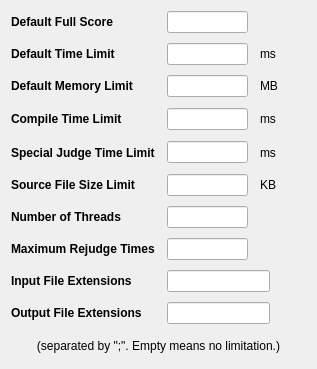
<?xml version="1.0" encoding="UTF-8"?>
<ui version="4.0">
 <class>GeneralSettings</class>
 <widget class="QWidget" name="GeneralSettings">
  <property name="geometry">
   <rect>
    <x>0</x>
    <y>0</y>
    <width>317</width>
    <height>369</height>
   </rect>
  </property>
  <property name="windowTitle">
   <string>Form</string>
  </property>
  <layout class="QGridLayout" name="gridLayout">
   <property name="horizontalSpacing">
    <number>12</number>
   </property>
   <property name="verticalSpacing">
    <number>10</number>
   </property>
   <item row="6" column="1">
    <layout class="QHBoxLayout" name="horizontalLayout_10">
     <property name="spacing">
      <number>12</number>
     </property>
     <item>
      <widget class="QLineEdit" name="numberOfThreads">
       <property name="minimumSize">
        <size>
         <width>81</width>
         <height>0</height>
        </size>
       </property>
       <property name="maximumSize">
        <size>
         <width>81</width>
         <height>16777215</height>
        </size>
       </property>
      </widget>
     </item>
     <item>
      <spacer name="horizontalSpacer_8">
       <property name="orientation">
        <enum>Qt::Horizontal</enum>
       </property>
       <property name="sizeHint" stdset="0">
        <size>
         <width>201</width>
         <height>20</height>
        </size>
       </property>
      </spacer>
     </item>
    </layout>
   </item>
   <item row="8" column="1">
    <layout class="QHBoxLayout" name="horizontalLayout_7">
     <item>
      <widget class="QLineEdit" name="inputFileExtensions"/>
     </item>
     <item>
      <spacer name="horizontalSpacer_2">
       <property name="orientation">
        <enum>Qt::Horizontal</enum>
       </property>
       <property name="sizeHint" stdset="0">
        <size>
         <width>40</width>
         <height>20</height>
        </size>
       </property>
      </spacer>
     </item>
    </layout>
   </item>
   <item row="8" column="0">
    <widget class="QLabel" name="label_10">
     <property name="styleSheet">
      <string notr="true">font-size:9pt;font-weight:bold;</string>
     </property>
     <property name="text">
      <string>Input File Extensions</string>
     </property>
    </widget>
   </item>
   <item row="9" column="0">
    <widget class="QLabel" name="label_12">
     <property name="styleSheet">
      <string notr="true">font-size:9pt;font-weight:bold;</string>
     </property>
     <property name="text">
      <string>Output File Extensions</string>
     </property>
    </widget>
   </item>
   <item row="9" column="1">
    <layout class="QHBoxLayout" name="horizontalLayout">
     <item>
      <widget class="QLineEdit" name="outputFileExtensions"/>
     </item>
     <item>
      <spacer name="horizontalSpacer_9">
       <property name="orientation">
        <enum>Qt::Horizontal</enum>
       </property>
       <property name="sizeHint" stdset="0">
        <size>
         <width>40</width>
         <height>20</height>
        </size>
       </property>
      </spacer>
     </item>
    </layout>
   </item>
   <item row="0" column="0">
    <widget class="QLabel" name="label">
     <property name="sizePolicy">
      <sizepolicy hsizetype="Fixed" vsizetype="Fixed">
       <horstretch>0</horstretch>
       <verstretch>0</verstretch>
      </sizepolicy>
     </property>
     <property name="styleSheet">
      <string notr="true">font-size:9pt;font-weight:bold;</string>
     </property>
     <property name="text">
      <string>Default Full Score</string>
     </property>
    </widget>
   </item>
   <item row="0" column="1">
    <layout class="QHBoxLayout" name="horizontalLayout_2">
     <item>
      <widget class="QLineEdit" name="defaultFullScore">
       <property name="sizePolicy">
        <sizepolicy hsizetype="Fixed" vsizetype="Fixed">
         <horstretch>0</horstretch>
         <verstretch>0</verstretch>
        </sizepolicy>
       </property>
       <property name="minimumSize">
        <size>
         <width>81</width>
         <height>0</height>
        </size>
       </property>
       <property name="maximumSize">
        <size>
         <width>81</width>
         <height>16777215</height>
        </size>
       </property>
      </widget>
     </item>
     <item>
      <spacer name="horizontalSpacer">
       <property name="orientation">
        <enum>Qt::Horizontal</enum>
       </property>
       <property name="sizeHint" stdset="0">
        <size>
         <width>40</width>
         <height>20</height>
        </size>
       </property>
      </spacer>
     </item>
    </layout>
   </item>
   <item row="1" column="0">
    <widget class="QLabel" name="label_2">
     <property name="sizePolicy">
      <sizepolicy hsizetype="Fixed" vsizetype="Fixed">
       <horstretch>0</horstretch>
       <verstretch>0</verstretch>
      </sizepolicy>
     </property>
     <property name="styleSheet">
      <string notr="true">font-size:9pt;font-weight:bold;</string>
     </property>
     <property name="text">
      <string>Default Time Limit</string>
     </property>
    </widget>
   </item>
   <item row="1" column="1">
    <layout class="QHBoxLayout" name="horizontalLayout_3">
     <property name="spacing">
      <number>12</number>
     </property>
     <item>
      <widget class="QLineEdit" name="defaultTimeLimit">
       <property name="sizePolicy">
        <sizepolicy hsizetype="Fixed" vsizetype="Fixed">
         <horstretch>0</horstretch>
         <verstretch>0</verstretch>
        </sizepolicy>
       </property>
       <property name="minimumSize">
        <size>
         <width>81</width>
         <height>0</height>
        </size>
       </property>
       <property name="maximumSize">
        <size>
         <width>81</width>
         <height>16777215</height>
        </size>
       </property>
      </widget>
     </item>
     <item>
      <widget class="QLabel" name="label_6">
       <property name="sizePolicy">
        <sizepolicy hsizetype="Fixed" vsizetype="Preferred">
         <horstretch>0</horstretch>
         <verstretch>0</verstretch>
        </sizepolicy>
       </property>
       <property name="styleSheet">
        <string notr="true">font-size: 9pt;</string>
       </property>
       <property name="text">
        <string>ms</string>
       </property>
      </widget>
     </item>
     <item>
      <spacer name="horizontalSpacer_3">
       <property name="orientation">
        <enum>Qt::Horizontal</enum>
       </property>
       <property name="sizeHint" stdset="0">
        <size>
         <width>40</width>
         <height>20</height>
        </size>
       </property>
      </spacer>
     </item>
    </layout>
   </item>
   <item row="2" column="0">
    <widget class="QLabel" name="label_3">
     <property name="sizePolicy">
      <sizepolicy hsizetype="Fixed" vsizetype="Fixed">
       <horstretch>0</horstretch>
       <verstretch>0</verstretch>
      </sizepolicy>
     </property>
     <property name="styleSheet">
      <string notr="true">font-size:9pt;font-weight:bold;</string>
     </property>
     <property name="text">
      <string>Default Memory Limit</string>
     </property>
    </widget>
   </item>
   <item row="3" column="0">
    <widget class="QLabel" name="label_4">
     <property name="sizePolicy">
      <sizepolicy hsizetype="Fixed" vsizetype="Preferred">
       <horstretch>0</horstretch>
       <verstretch>0</verstretch>
      </sizepolicy>
     </property>
     <property name="styleSheet">
      <string notr="true">font-size:9pt;font-weight:bold;</string>
     </property>
     <property name="text">
      <string>Compile Time Limit</string>
     </property>
    </widget>
   </item>
   <item row="2" column="1">
    <layout class="QHBoxLayout" name="horizontalLayout_4">
     <property name="spacing">
      <number>12</number>
     </property>
     <item>
      <widget class="QLineEdit" name="defaultMemoryLimit">
       <property name="sizePolicy">
        <sizepolicy hsizetype="Fixed" vsizetype="Fixed">
         <horstretch>0</horstretch>
         <verstretch>0</verstretch>
        </sizepolicy>
       </property>
       <property name="minimumSize">
        <size>
         <width>81</width>
         <height>0</height>
        </size>
       </property>
       <property name="maximumSize">
        <size>
         <width>81</width>
         <height>16777215</height>
        </size>
       </property>
      </widget>
     </item>
     <item>
      <widget class="QLabel" name="label_7">
       <property name="sizePolicy">
        <sizepolicy hsizetype="Fixed" vsizetype="Preferred">
         <horstretch>0</horstretch>
         <verstretch>0</verstretch>
        </sizepolicy>
       </property>
       <property name="styleSheet">
        <string notr="true">font-size: 9pt;</string>
       </property>
       <property name="text">
        <string>MB</string>
       </property>
      </widget>
     </item>
     <item>
      <spacer name="horizontalSpacer_4">
       <property name="orientation">
        <enum>Qt::Horizontal</enum>
       </property>
       <property name="sizeHint" stdset="0">
        <size>
         <width>40</width>
         <height>20</height>
        </size>
       </property>
      </spacer>
     </item>
    </layout>
   </item>
   <item row="4" column="0">
    <widget class="QLabel" name="label_17">
     <property name="sizePolicy">
      <sizepolicy hsizetype="Fixed" vsizetype="Preferred">
       <horstretch>0</horstretch>
       <verstretch>0</verstretch>
      </sizepolicy>
     </property>
     <property name="styleSheet">
      <string notr="true">font-size:9pt;font-weight:bold;</string>
     </property>
     <property name="text">
      <string>Special Judge Time Limit</string>
     </property>
    </widget>
   </item>
   <item row="3" column="1">
    <layout class="QHBoxLayout" name="horizontalLayout_5">
     <property name="spacing">
      <number>12</number>
     </property>
     <item>
      <widget class="QLineEdit" name="compileTimeLimit">
       <property name="sizePolicy">
        <sizepolicy hsizetype="Fixed" vsizetype="Fixed">
         <horstretch>0</horstretch>
         <verstretch>0</verstretch>
        </sizepolicy>
       </property>
       <property name="minimumSize">
        <size>
         <width>81</width>
         <height>0</height>
        </size>
       </property>
       <property name="maximumSize">
        <size>
         <width>81</width>
         <height>16777215</height>
        </size>
       </property>
      </widget>
     </item>
     <item>
      <widget class="QLabel" name="label_8">
       <property name="sizePolicy">
        <sizepolicy hsizetype="Fixed" vsizetype="Preferred">
         <horstretch>0</horstretch>
         <verstretch>0</verstretch>
        </sizepolicy>
       </property>
       <property name="styleSheet">
        <string notr="true">font-size: 9pt;</string>
       </property>
       <property name="text">
        <string>ms</string>
       </property>
      </widget>
     </item>
     <item>
      <spacer name="horizontalSpacer_5">
       <property name="orientation">
        <enum>Qt::Horizontal</enum>
       </property>
       <property name="sizeHint" stdset="0">
        <size>
         <width>40</width>
         <height>20</height>
        </size>
       </property>
      </spacer>
     </item>
    </layout>
   </item>
   <item row="5" column="0">
    <widget class="QLabel" name="label_5">
     <property name="sizePolicy">
      <sizepolicy hsizetype="Fixed" vsizetype="Fixed">
       <horstretch>0</horstretch>
       <verstretch>0</verstretch>
      </sizepolicy>
     </property>
     <property name="styleSheet">
      <string notr="true">font-size:9pt;font-weight:bold;</string>
     </property>
     <property name="text">
      <string>Source File Size Limit</string>
     </property>
    </widget>
   </item>
   <item row="4" column="1">
    <layout class="QHBoxLayout" name="horizontalLayout_9">
     <property name="spacing">
      <number>12</number>
     </property>
     <item>
      <widget class="QLineEdit" name="specialJudgeTimeLimit">
       <property name="sizePolicy">
        <sizepolicy hsizetype="Fixed" vsizetype="Fixed">
         <horstretch>0</horstretch>
         <verstretch>0</verstretch>
        </sizepolicy>
       </property>
       <property name="minimumSize">
        <size>
         <width>81</width>
         <height>0</height>
        </size>
       </property>
       <property name="maximumSize">
        <size>
         <width>81</width>
         <height>16777215</height>
        </size>
       </property>
      </widget>
     </item>
     <item>
      <widget class="QLabel" name="label_18">
       <property name="sizePolicy">
        <sizepolicy hsizetype="Fixed" vsizetype="Preferred">
         <horstretch>0</horstretch>
         <verstretch>0</verstretch>
        </sizepolicy>
       </property>
       <property name="styleSheet">
        <string notr="true">font-size: 9pt;</string>
       </property>
       <property name="text">
        <string>ms</string>
       </property>
      </widget>
     </item>
     <item>
      <spacer name="horizontalSpacer_7">
       <property name="orientation">
        <enum>Qt::Horizontal</enum>
       </property>
       <property name="sizeHint" stdset="0">
        <size>
         <width>40</width>
         <height>20</height>
        </size>
       </property>
      </spacer>
     </item>
    </layout>
   </item>
   <item row="5" column="1">
    <layout class="QHBoxLayout" name="horizontalLayout_6">
     <property name="spacing">
      <number>12</number>
     </property>
     <item>
      <widget class="QLineEdit" name="fileSizeLimit">
       <property name="sizePolicy">
        <sizepolicy hsizetype="Fixed" vsizetype="Fixed">
         <horstretch>0</horstretch>
         <verstretch>0</verstretch>
        </sizepolicy>
       </property>
       <property name="minimumSize">
        <size>
         <width>81</width>
         <height>0</height>
        </size>
       </property>
       <property name="maximumSize">
        <size>
         <width>81</width>
         <height>16777215</height>
        </size>
       </property>
      </widget>
     </item>
     <item>
      <widget class="QLabel" name="label_9">
       <property name="sizePolicy">
        <sizepolicy hsizetype="Fixed" vsizetype="Preferred">
         <horstretch>0</horstretch>
         <verstretch>0</verstretch>
        </sizepolicy>
       </property>
       <property name="styleSheet">
        <string notr="true">font-size: 9pt;</string>
       </property>
       <property name="text">
        <string>KB</string>
       </property>
      </widget>
     </item>
     <item>
      <spacer name="horizontalSpacer_6">
       <property name="orientation">
        <enum>Qt::Horizontal</enum>
       </property>
       <property name="sizeHint" stdset="0">
        <size>
         <width>40</width>
         <height>20</height>
        </size>
       </property>
      </spacer>
     </item>
    </layout>
   </item>
   <item row="6" column="0">
    <widget class="QLabel" name="label_19">
     <property name="sizePolicy">
      <sizepolicy hsizetype="Fixed" vsizetype="Fixed">
       <horstretch>0</horstretch>
       <verstretch>0</verstretch>
      </sizepolicy>
     </property>
     <property name="styleSheet">
      <string notr="true">font-size:9pt;font-weight:bold;</string>
     </property>
     <property name="text">
      <string>Number of Threads</string>
     </property>
    </widget>
   </item>
   <item row="10" column="0" colspan="2">
    <widget class="QLabel" name="label_11">
     <property name="styleSheet">
      <string notr="true">font-size:9pt;</string>
     </property>
     <property name="text">
      <string>(separated by &quot;;&quot;. Empty means no limitation.)</string>
     </property>
     <property name="alignment">
      <set>Qt::AlignCenter</set>
     </property>
    </widget>
   </item>
   <item row="7" column="1">
    <layout class="QHBoxLayout" name="horizontalLayout_8">
     <item>
      <widget class="QLineEdit" name="rejudgeTimes">
       <property name="minimumSize">
        <size>
         <width>81</width>
         <height>0</height>
        </size>
       </property>
       <property name="maximumSize">
        <size>
         <width>81</width>
         <height>16777215</height>
        </size>
       </property>
      </widget>
     </item>
     <item>
      <spacer name="horizontalSpacer_10">
       <property name="orientation">
        <enum>Qt::Horizontal</enum>
       </property>
       <property name="sizeHint" stdset="0">
        <size>
         <width>201</width>
         <height>20</height>
        </size>
       </property>
      </spacer>
     </item>
    </layout>
   </item>
   <item row="7" column="0">
    <widget class="QLabel" name="label_13">
     <property name="sizePolicy">
      <sizepolicy hsizetype="Fixed" vsizetype="Fixed">
       <horstretch>0</horstretch>
       <verstretch>0</verstretch>
      </sizepolicy>
     </property>
     <property name="font">
      <font>
       <weight>75</weight>
       <bold>true</bold>
      </font>
     </property>
     <property name="styleSheet">
      <string notr="true">font-size:9pt;font-weight:bold;</string>
     </property>
     <property name="text">
      <string>Maximum Rejudge Times</string>
     </property>
    </widget>
   </item>
  </layout>
 </widget>
 <resources/>
 <connections/>
</ui>
